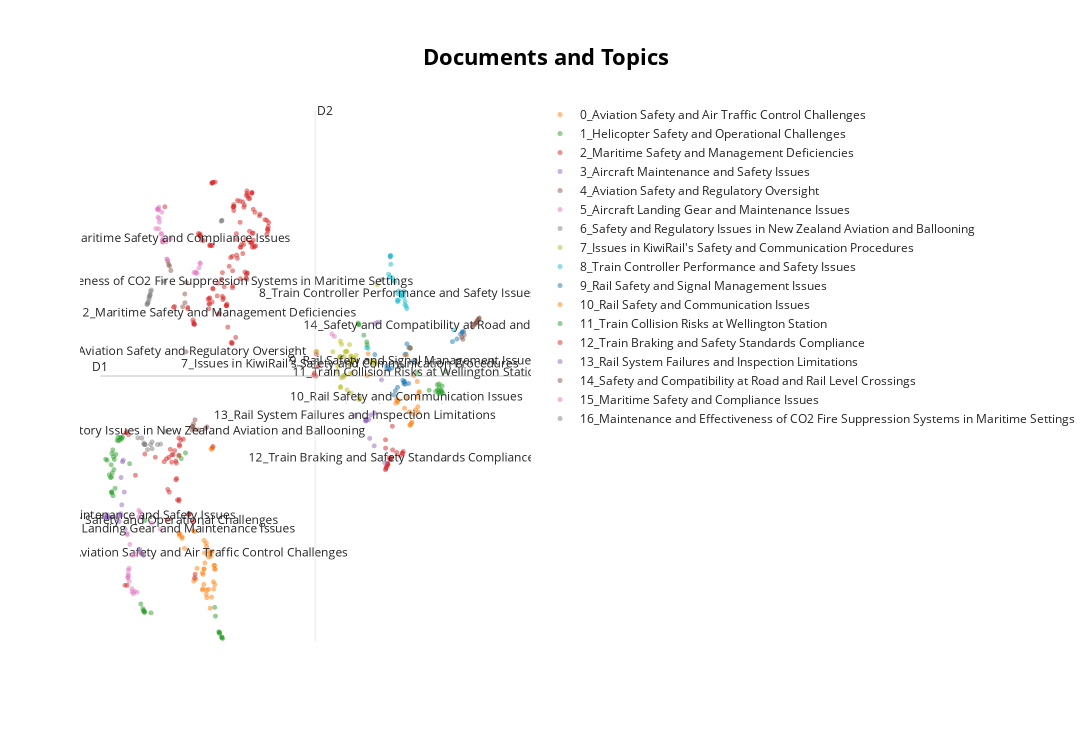

The cell this chart's notebook holds for it:
### Code cell
def make_visualization(model, df, save = False, name = 'topic model visual'):

    array_embeddings = column_to_2darray(df['si_embedding'])

    reduced_array_embeddings = UMAP(n_neighbors=7, n_components=2, min_dist=0.0, metric='cosine', random_state=42).fit_transform(array_embeddings)

    visualization = model.visualize_documents(df['si'].to_list(), embeddings=array_embeddings, reduced_embeddings=reduced_array_embeddings)

    if save:

        with open(os.path.join('topic_visuals', name), 'w') as f:
            visualization.write_html(f)

    return visualization

topic_model = BERTopic.load("demo_merged_model")

all_data = pd.concat(openai_modes_dfs)

make_visualization(topic_model, all_data)
